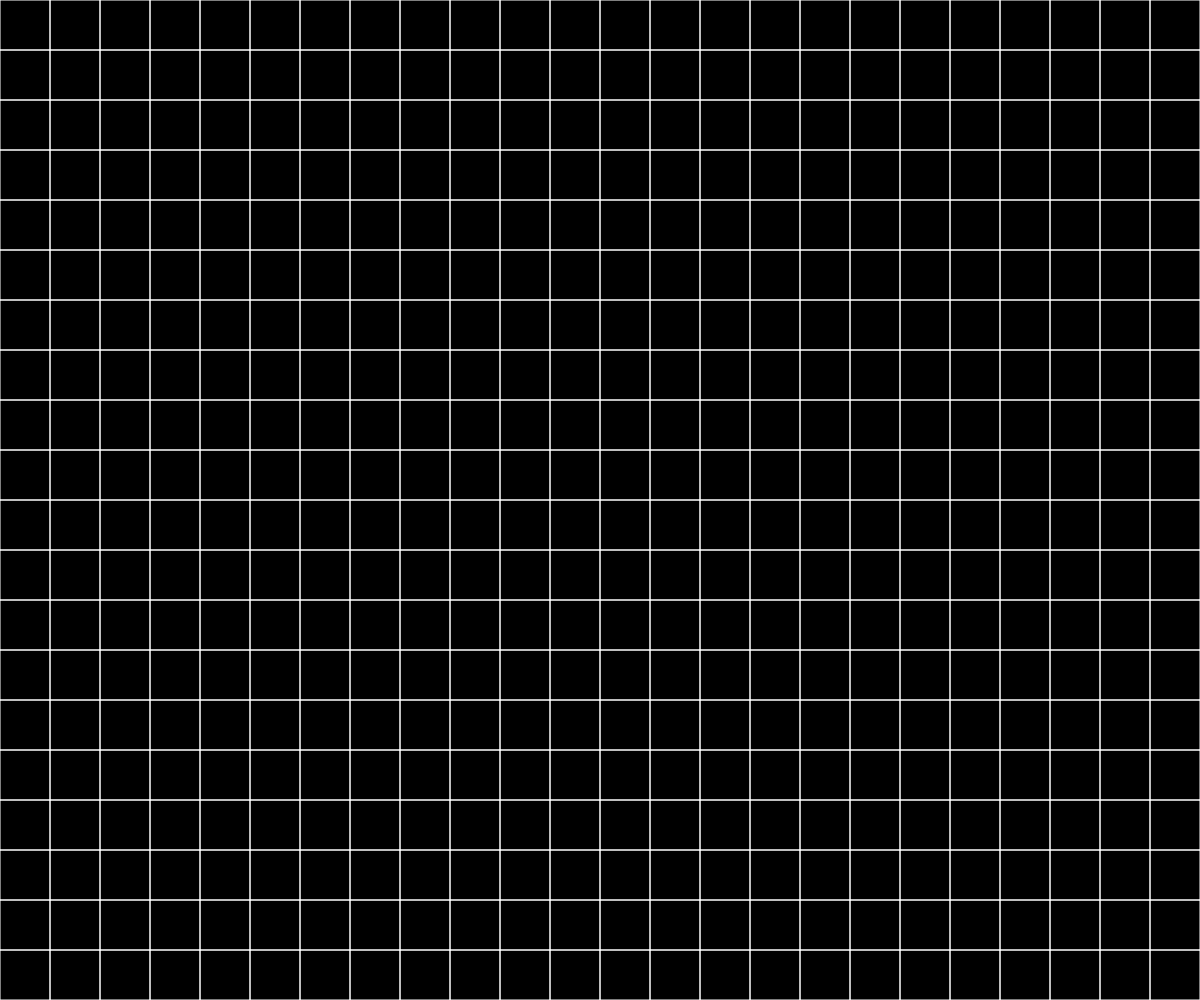
Frame 1 (no input)
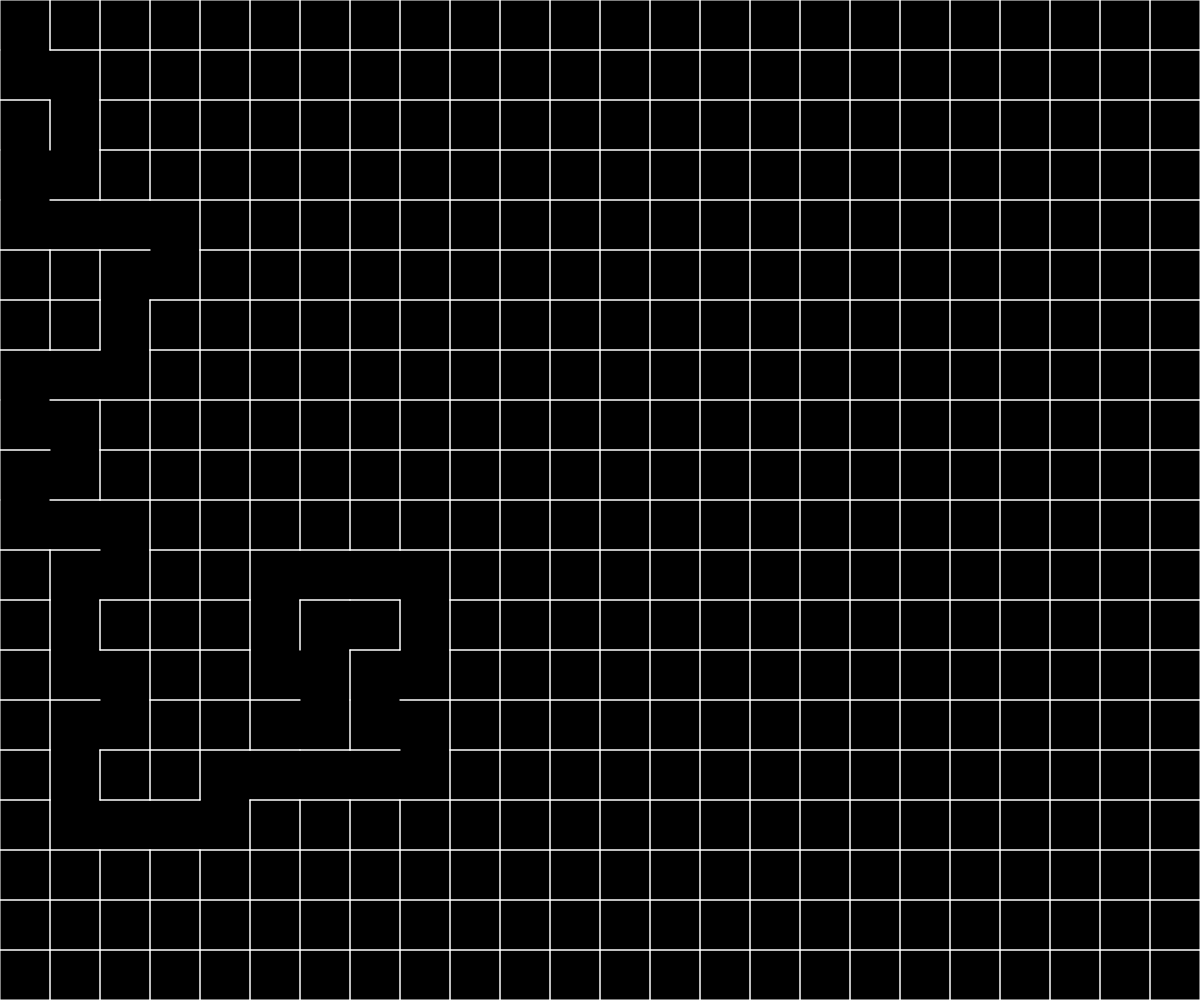
Frame 60 (no input)
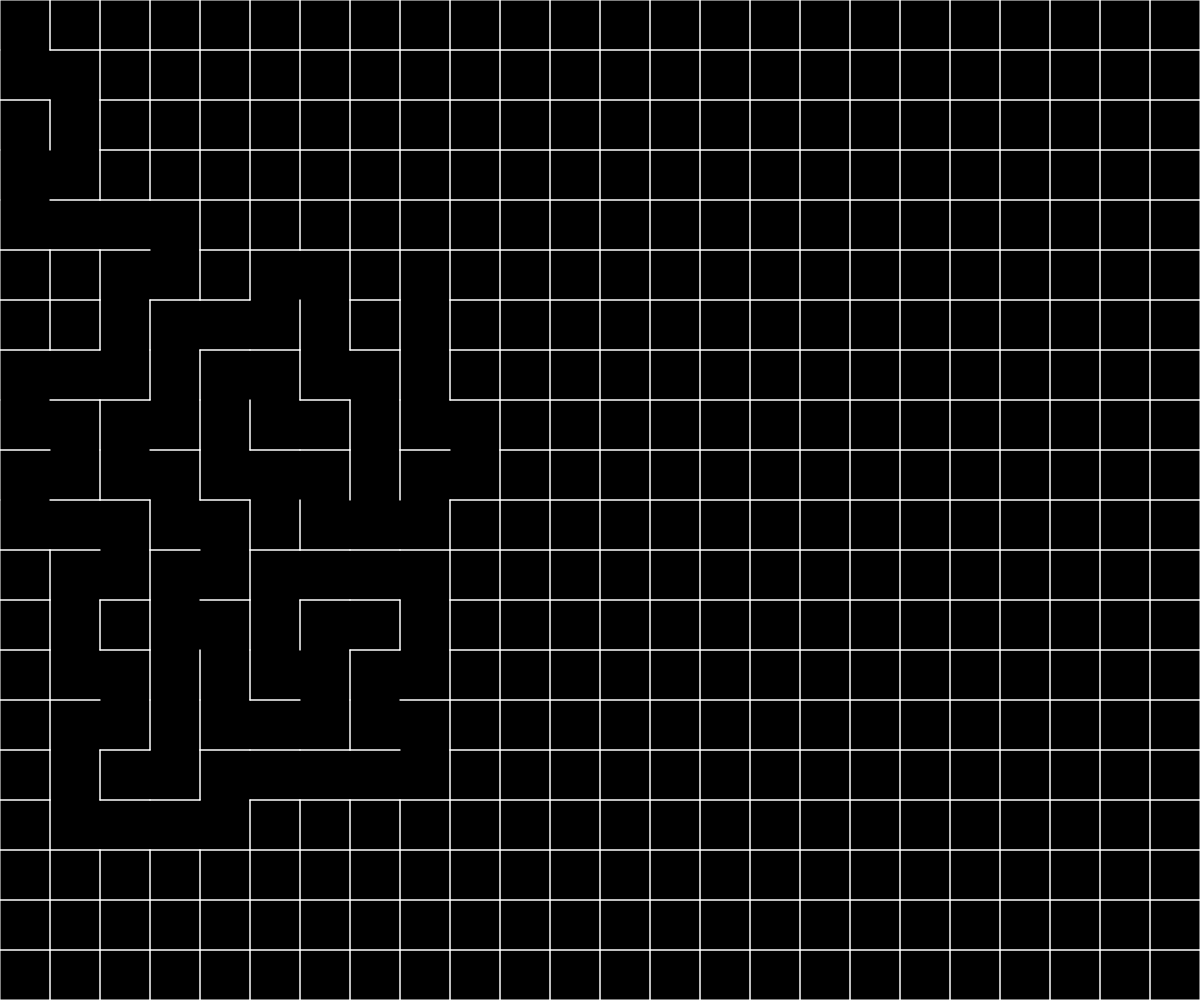
Frame 120 (the mouse pressed at the canvas centre since frame 60)

The p5.js sketch that drew these frames (run headless with seeded random() and noise() and a simulated clock; from frame 60 on, the mouse is pressed at the canvas centre):

// p5.js sketch
// ── sketch.js
// MAZE GENERATION
// DEPTH FIRST SEARCH
// RECURSIVE BACKTRACKER
let highlightCurrent = false; // change this value to control whether to highlight the current cell or not
let showVisited = false; // change this value to control whether to show visited cells or not
let frameRateValue = 1000; // change this value to control the speed of the maze generation
///////////////////////////////////////////////////////////////////////////////////////////////////
///////// GLOBAL /////////////////////////////////////////////////////////////////////////////////
///////////////////////////////////////////////////////////////////////////////////////////////////
let cols, rows;
let a = 50;
let cells = [];
let current;
let stack = [];

function index(i,j) {
  if(i < 0 || j < 0 || i > cols - 1 || j > rows - 1) { // check if the cell is out of bounds
    return -1;
  }
  return i + j * cols;
}

function Cell(i,j) {
  this.i = i
  this.j = j
  this.walls = [true,true,true,true] // top, right, bottom, left
  this.visited = false;
  this.checkNeighbors = function() {
    let neighbors = [];
    let top = cells[index(i, j - 1)];
    let right = cells[index(i + 1, j)];
    let bottom = cells[index(i, j + 1)];
    let left = cells[index(i - 1, j)];

    if(top && !top.visited) {
      neighbors.push(top);
    }
    if(right && !right.visited) {
      neighbors.push(right);
    }
    if(bottom && !bottom.visited) {
      neighbors.push(bottom);
    }
    if(left && !left.visited) {
      neighbors.push(left);
    }

    if(neighbors.length > 0) {
      let r = floor(random(0, neighbors.length));
      return neighbors[r];
    } else {
      return undefined;
    }
  }
  this.highlight = function() {
    let x = this.i * a;
    let y = this.j * a;
    noStroke();
    fill(0, 0, 255, 100);
    rect(x, y, a, a);
  }
  this.show = function() {
    let x = this.i * a;
    let y = this.j * a;
    stroke(255);
    strokeWeight(1);
    noFill();
    if(this.walls[0]) {
      line(x, y, x + a, y); // top
    }
    if(this.walls[1]) {
      line(x + a, y, x + a, y + a); // right
    }
    if(this.walls[2]) {
      line(x + a, y + a, x, y + a); // bottom
    }
    if(this.walls[3]) {
      line(x, y + a, x, y); // left
    }
    if(this.visited) {
      noStroke();
      if(showVisited) {
        fill(255, 0, 255, 100);
      }
      rect(x, y, a, a);
    }
  }
}


function removeWalls(a, b) {
  let x = a.i - b.i;
  if(x === 1) {
    a.walls[3] = false; // remove left wall of a
    b.walls[1] = false; // remove right wall of b
  } else if(x === -1) {
    a.walls[1] = false; // remove right wall of a
    b.walls[3] = false; // remove left wall of b
  }
  let y = a.j - b.j;
  if(y === 1) {
    a.walls[0] = false; // remove top wall of a
    b.walls[2] = false; // remove bottom wall of b
  } else if(y === -1) {
    a.walls[2] = false; // remove bottom wall of a
    b.walls[0] = false; // remove top wall of b
  }
}
////////////////////////////////////////////////////////////////////////
///////// SETUP //////////////////////////////////////////////////////
////////////////////////////////////////////////////////////////////////
function setup() {
  frameRate(frameRateValue);
  createCanvas(windowWidth, windowHeight);
  background(0);
  cols = floor(width/a)
  rows = floor(height/a)
  for(let jj = 0; jj < rows; jj++) {
    for(let ii = 0; ii < cols; ii++) {
      let cell = new Cell(ii,jj)
      cells.push(cell);
    }
  }
  current = cells[0];
}

////////////////////////////////////////////////////////////////////////
///////// DRAW /////////////////////////////////////////////////////////
////////////////////////////////////////////////////////////////////////
function draw() {

  background(0);
  for(let i = 0; i < cells.length; i++) {
    let cell = cells[i];
    cell.show();
  }
  current.visited = true;
  let neighbor = current.checkNeighbors();
  if(neighbor) {
    stack.push(current);
    neighbor.visited = true;
    removeWalls(current, neighbor);
    current = neighbor;
    if(highlightCurrent) {
      current.highlight();
    }
  }else if(stack.length > 0) {
    current = stack.pop();
    if(highlightCurrent) {
      current.highlight();
    }
  }else {
    noLoop();
  }
}
